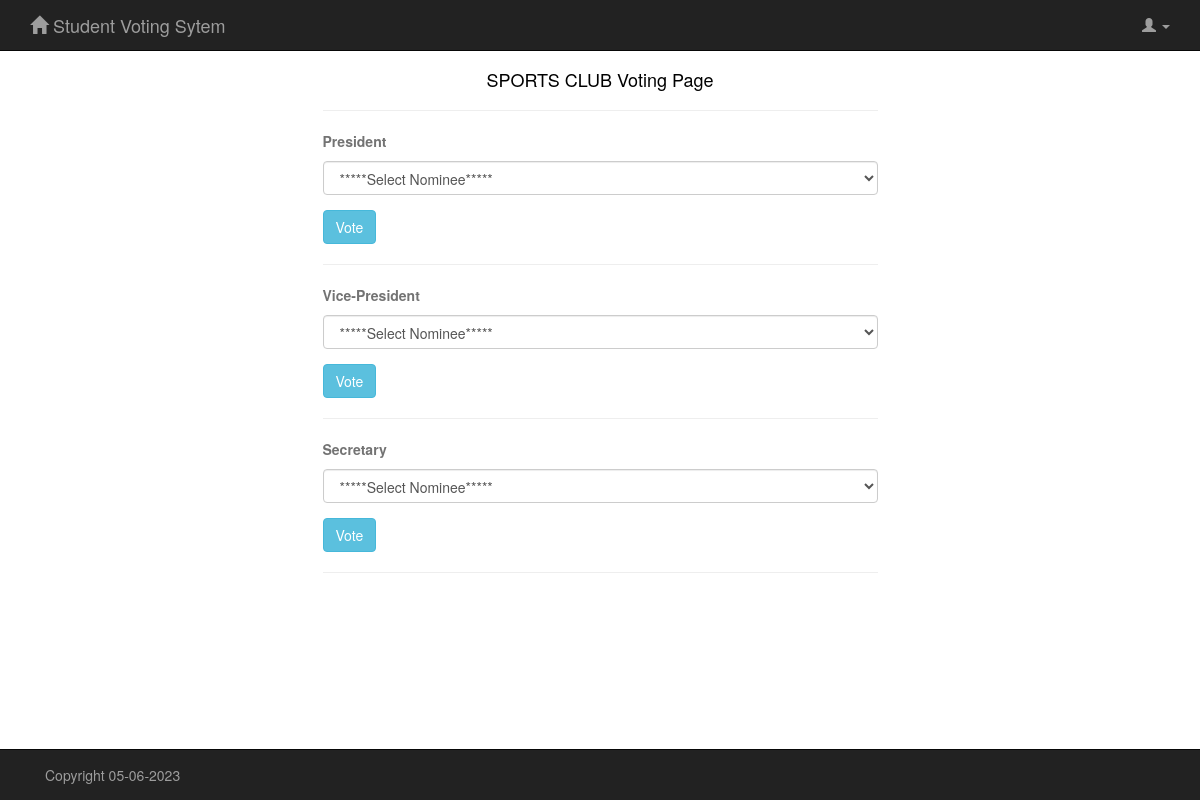
/voting_page.php?organization=SPORTS CLUB, run on the app's committed database.
### tables this page shows
CREATE TABLE `positions` (
  `id` int(11) NOT NULL,
  `org` varchar(60) NOT NULL,
  `pos` varchar(60) NOT NULL
);

### classes/Voting.php (called while the page is built, shortened)
<?php
class Voting
{
    public function READ_POSITION($org) {
        global $db;
        $sql = "SELECT *
                FROM positions
                WHERE org = ?";
        if(!$stmt = $db->prepare($sql)) {
            echo $stmt->error;
        } else {
            $stmt->bind_param("s", $org);
            $stmt->execute();
            $result = $stmt->get_result();
        }
        return $result;
    }
    public function READ_NOMINEES($org, $pos) {
        global $db;
        $sql = "SELECT *
                FROM nominees
                WHERE org = ?
                AND pos = ?";
        if(!$stmt = $db->prepare($sql)) {
            echo $stmt->error;
        } else {
            $stmt->bind_param("ss", $org, $pos);
            $stmt->execute();
            $result = $stmt->get_result();
        }
        return $result;
    }
    public function VALIDATE_VOTE($org, $pos, $voters_id) {
        global $db;
        $sql = "SELECT *
                FROM votes
                WHERE org = ?
                AND pos = ?
                AND voters_id = ?
                LIMIT 1";
        if(!$stmt = $db->prepare($sql)) {
            echo $stmt->error;
        } else {
            $stmt->bind_param("ssi", $org, $pos, $voters_id);
            $stmt->execute();
            $result = $stmt->get_result();
        }
        return $result;
    }
}

### voting_page.php (the view, shortened to what this page needs)
<?php
require("config/db.php");
require("classes/Voting.php");
?>
<?php include_once ("inc/header.php");?>
<?php
if(isset($_GET['organization'])) {
    $org = $_GET['organization'];
}
?>
<?php
$readPos = new Voting();
$rtnReadPos = $readPos->READ_POSITION($org);
?>
<div class="container">
    <div class="row">
        <?php if($rtnReadPos) { ?>
        <div class="col-md-6 col-md-offset-3">
            <div class="voting-con"> <br>
                <h4 style="text-align: center;"><?php echo $org; ?> Voting Page</h4><hr />
                <?php while($rowPos = $rtnReadPos->fetch_assoc()) { ?>
                <form action="<?php $_SERVER['PHP_SELF']; ?>" method="POST" role="form">
                    <p class="help-block"><b><?php echo $rowPos['pos']; ?></b></p>
                        <?php
                        $readNominee = new Voting();
                        $rtnReadNominee = $readNominee->READ_NOMINEES($org, $rowPos['pos']);
                        ?>
                        <?php if($rtnReadNominee) { ?>
                            <div class="form-group">
                                <select name="nominee" class="form-control">
                                    <option value="">*****Select Nominee*****</option>
                                </select>
                            </div>
                        <?php }  ?>
                    <?php
                    $validateVote = new Voting();
                    $rtnValVote = $validateVote->VALIDATE_VOTE($org, $rowPos['pos'], $_SESSION['ID'])
                    ?>
                        <button type="submit" name="vote"
                                <?php if($rtnValVote->num_rows > 0) { ?>
                                <?php echo "class='btn btn-default disabled'>"; ?>
                                <?php } else { ?>
                                <?php echo "class='btn btn-info'>"; ?>
                                <?php }  ?>
                            Vote
                        </button>
                </form><hr />
                <?php }  ?>
            </div>
        </div>
        <?php }  ?>
    </div>
</div>
<?php include_once ("inc/footer.php");?>

### assets/css/style_voter.css (style rules this page uses)
body { color: black; margin-top: 40px; margin-bottom: 40px; }
.voting-con { margin-bottom: 60px }

### data on the page
positions: pos "President"
positions: pos "Vice-President"
positions: pos "Secretary"

### other printed values
$org "SPORTS CLUB"
